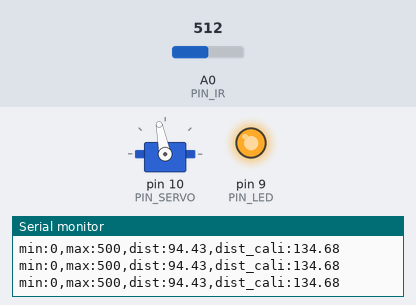
The sketch below on a simulated Arduino Uno, built with avr-gcc and run on an emulated ATmega328P. On the bench: servo, output pins drawn as LEDs (lit = HIGH), the last lines printed to the serial monitor. Inputs (shaded band) come from the test bench; at power-on: A0 (PIN_IR) = 512.

Above: at 1.7 s.
1.8 s: A0 (PIN_IR) set to 478
At 2.5 s:
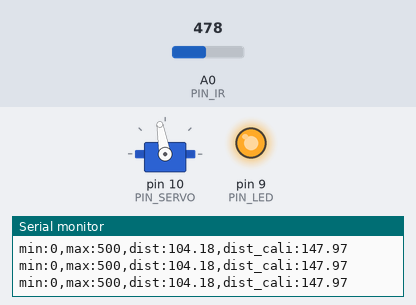
3.3 s: A0 (PIN_IR) set to 90
At 4.3 s:
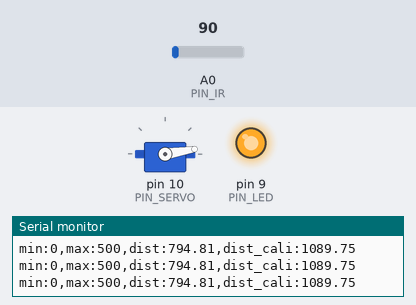
4.8 s: A0 (PIN_IR) set to 97
At 5.4 s:
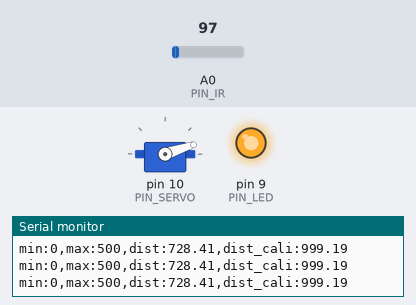
7.8 s: A0 (PIN_IR) set to 716
At 8.2 s:
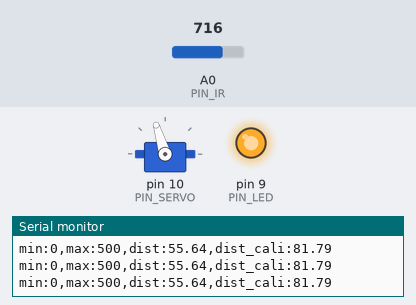
9.3 s: A0 (PIN_IR) set to 640
At 10.4 s:
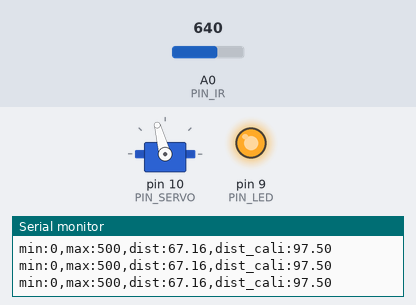
12.3 s: A0 (PIN_IR) set to 629
Timing chart, 0 to 14.8 s (numbered marks = the images above; inputs shaded):
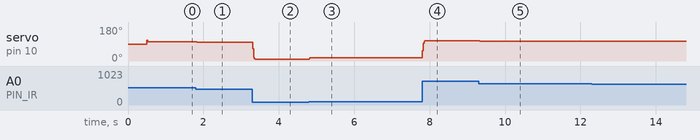

Measured:
- after the input at 1.8 s, servo on pin 10 (PIN_SERVO): 101° → 100° at once
- after the input at 3.3 s, servo on pin 10 (PIN_SERVO): 100° → 9° at once
- after the input at 4.8 s, servo on pin 10 (PIN_SERVO): 9° → 18° at once
- after the input at 7.8 s, servo on pin 10 (PIN_SERVO): 18° → 107° at once
- after the input at 9.3 s, servo on pin 10 (PIN_SERVO): 107° → 105° at once

The sketch:

21_bbc_20203125.ino
```cpp
// Arduino pin assignment
#include <Servo.h>
#define PIN_SERVO 10
#define PIN_IR A0
#define PIN_LED 9
#define INTERVAL 25 // sampling interval (unit: ms)
#define _DIST_MIN 100
#define _DIST_MAX 450
#define _DIST_ALPHA 0.4


int a, b; // unit: mm
float c;
float timeout; // unit: us
float dist_min, dist_max, dist_ema, alpha; // unit: mm
unsigned long last_sampling_time; // unit: ms

Servo myservo;

void setup() {
// initialize GPIO pins
  pinMode(PIN_LED,OUTPUT);
  digitalWrite(PIN_LED, 1);
    myservo.attach(PIN_SERVO);
  myservo.writeMicroseconds(1470);
  delay(500);

  dist_min = _DIST_MIN;
  dist_max = _DIST_MAX;
  alpha = _DIST_ALPHA;
  timeout = (INTERVAL / 2) * 1000.0;
// initialize serial port
  Serial.begin(57600);

  last_sampling_time = 0;

  a = 69;
  b = 289;
}

float ir_distance(void){
  float val;
  float volt = float(analogRead(PIN_IR));
  val = ((6762.0/(volt-9.0))-4.0) * 10.0;
  return val;
}

void loop() {
  if(millis() < last_sampling_time + INTERVAL) return;
  float raw_dist = ir_distance();
  dist_ema = (alpha) * raw_dist + (1-alpha) * dist_ema;
  float dist_cali = 100 + 300.0 / (b - a) * (dist_ema - a);
  Serial.print("min:0,max:500,dist:");
  Serial.print(raw_dist);
  Serial.print(",dist_cali:");
  Serial.println(dist_cali);
  if(dist_cali > 255){
   c=1470+(255-dist_cali)*(200/145);
   myservo.writeMicroseconds(c);
   }
  else {
   c=1470+(255-dist_cali)*(200/155);
   myservo.writeMicroseconds(c);
  }
}
```
